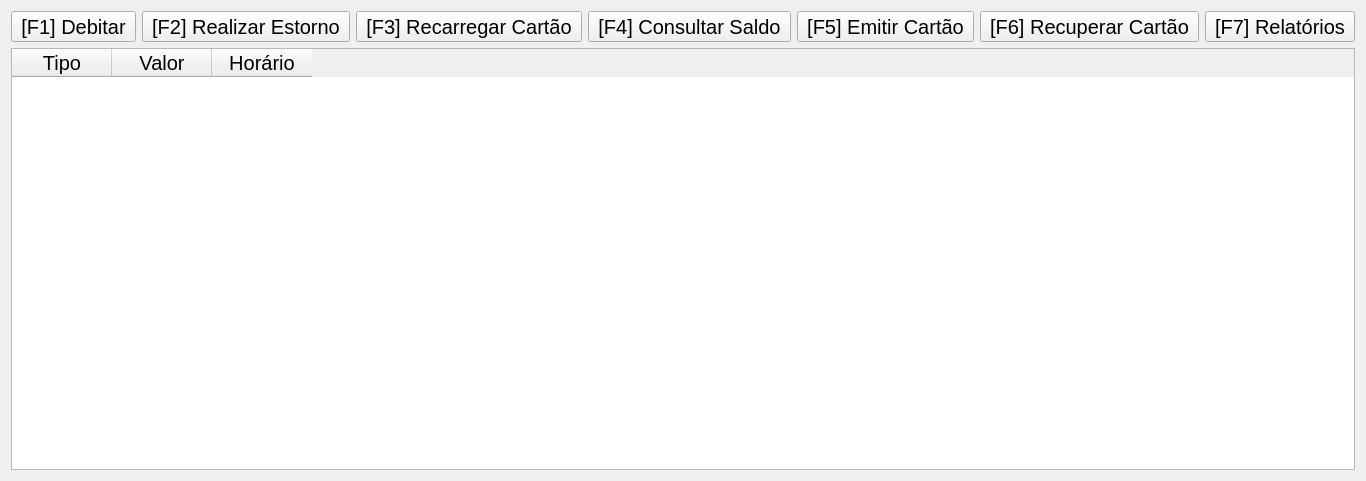
<?xml version="1.0" encoding="UTF-8"?>
<ui version="4.0">
 <class>MainWindow</class>
 <widget class="QMainWindow" name="MainWindow">
  <property name="geometry">
   <rect>
    <x>0</x>
    <y>0</y>
    <width>1260</width>
    <height>481</height>
   </rect>
  </property>
  <property name="windowTitle">
   <string>Mariana Cafeteria</string>
  </property>
  <widget class="QWidget" name="centralWidget">
   <layout class="QVBoxLayout" name="verticalLayout">
    <item>
     <layout class="QHBoxLayout" name="horizontalLayout">
      <item>
       <widget class="QToolButton" name="novaOperacao">
        <property name="sizePolicy">
         <sizepolicy hsizetype="MinimumExpanding" vsizetype="Fixed">
          <horstretch>0</horstretch>
          <verstretch>0</verstretch>
         </sizepolicy>
        </property>
        <property name="font">
         <font>
          <pointsize>15</pointsize>
         </font>
        </property>
        <property name="text">
         <string>[F1] Debitar</string>
        </property>
        <property name="icon">
         <iconset resource="recursos.qrc">
          <normaloff>:/images/view-financial-payment-mode.png</normaloff>:/images/view-financial-payment-mode.png</iconset>
        </property>
        <property name="iconSize">
         <size>
          <width>42</width>
          <height>42</height>
         </size>
        </property>
        <property name="shortcut">
         <string>F1</string>
        </property>
        <property name="toolButtonStyle">
         <enum>Qt::ToolButtonTextUnderIcon</enum>
        </property>
       </widget>
      </item>
      <item>
       <widget class="QToolButton" name="realizarEstorno">
        <property name="sizePolicy">
         <sizepolicy hsizetype="MinimumExpanding" vsizetype="Fixed">
          <horstretch>0</horstretch>
          <verstretch>0</verstretch>
         </sizepolicy>
        </property>
        <property name="font">
         <font>
          <pointsize>15</pointsize>
         </font>
        </property>
        <property name="text">
         <string>[F2] Realizar Estorno</string>
        </property>
        <property name="icon">
         <iconset resource="recursos.qrc">
          <normaloff>:/images/view-financial-transfer.png</normaloff>:/images/view-financial-transfer.png</iconset>
        </property>
        <property name="iconSize">
         <size>
          <width>42</width>
          <height>42</height>
         </size>
        </property>
        <property name="shortcut">
         <string>F2</string>
        </property>
        <property name="toolButtonStyle">
         <enum>Qt::ToolButtonTextUnderIcon</enum>
        </property>
       </widget>
      </item>
      <item>
       <widget class="QToolButton" name="recarregar">
        <property name="sizePolicy">
         <sizepolicy hsizetype="MinimumExpanding" vsizetype="Fixed">
          <horstretch>0</horstretch>
          <verstretch>0</verstretch>
         </sizepolicy>
        </property>
        <property name="font">
         <font>
          <pointsize>15</pointsize>
         </font>
        </property>
        <property name="text">
         <string>[F3] Recarregar Cartão</string>
        </property>
        <property name="icon">
         <iconset resource="recursos.qrc">
          <normaloff>:/images/view-bank-account-savings.png</normaloff>:/images/view-bank-account-savings.png</iconset>
        </property>
        <property name="iconSize">
         <size>
          <width>42</width>
          <height>42</height>
         </size>
        </property>
        <property name="shortcut">
         <string>F3</string>
        </property>
        <property name="toolButtonStyle">
         <enum>Qt::ToolButtonTextUnderIcon</enum>
        </property>
       </widget>
      </item>
      <item>
       <widget class="QToolButton" name="consultaSaldo">
        <property name="sizePolicy">
         <sizepolicy hsizetype="MinimumExpanding" vsizetype="Fixed">
          <horstretch>0</horstretch>
          <verstretch>0</verstretch>
         </sizepolicy>
        </property>
        <property name="font">
         <font>
          <pointsize>15</pointsize>
         </font>
        </property>
        <property name="text">
         <string>[F4] Consultar Saldo</string>
        </property>
        <property name="icon">
         <iconset resource="recursos.qrc">
          <normaloff>:/images/view-bank-account.png</normaloff>:/images/view-bank-account.png</iconset>
        </property>
        <property name="iconSize">
         <size>
          <width>42</width>
          <height>42</height>
         </size>
        </property>
        <property name="toolButtonStyle">
         <enum>Qt::ToolButtonTextUnderIcon</enum>
        </property>
       </widget>
      </item>
      <item>
       <widget class="QToolButton" name="emitirCartao">
        <property name="sizePolicy">
         <sizepolicy hsizetype="MinimumExpanding" vsizetype="Fixed">
          <horstretch>0</horstretch>
          <verstretch>0</verstretch>
         </sizepolicy>
        </property>
        <property name="font">
         <font>
          <pointsize>15</pointsize>
         </font>
        </property>
        <property name="text">
         <string>[F5] Emitir Cartão</string>
        </property>
        <property name="icon">
         <iconset resource="recursos.qrc">
          <normaloff>:/images/view-barcode-add.png</normaloff>:/images/view-barcode-add.png</iconset>
        </property>
        <property name="iconSize">
         <size>
          <width>42</width>
          <height>42</height>
         </size>
        </property>
        <property name="toolButtonStyle">
         <enum>Qt::ToolButtonTextUnderIcon</enum>
        </property>
       </widget>
      </item>
      <item>
       <widget class="QToolButton" name="recuperarCartao">
        <property name="sizePolicy">
         <sizepolicy hsizetype="MinimumExpanding" vsizetype="Fixed">
          <horstretch>0</horstretch>
          <verstretch>0</verstretch>
         </sizepolicy>
        </property>
        <property name="font">
         <font>
          <pointsize>15</pointsize>
         </font>
        </property>
        <property name="text">
         <string>[F6] Recuperar Cartão</string>
        </property>
        <property name="icon">
         <iconset resource="recursos.qrc">
          <normaloff>:/images/taxes-finances.png</normaloff>:/images/taxes-finances.png</iconset>
        </property>
        <property name="iconSize">
         <size>
          <width>42</width>
          <height>42</height>
         </size>
        </property>
        <property name="toolButtonStyle">
         <enum>Qt::ToolButtonTextUnderIcon</enum>
        </property>
       </widget>
      </item>
      <item>
       <widget class="QToolButton" name="relatorios">
        <property name="sizePolicy">
         <sizepolicy hsizetype="MinimumExpanding" vsizetype="Fixed">
          <horstretch>0</horstretch>
          <verstretch>0</verstretch>
         </sizepolicy>
        </property>
        <property name="font">
         <font>
          <pointsize>15</pointsize>
         </font>
        </property>
        <property name="text">
         <string>[F7] Relatórios</string>
        </property>
        <property name="icon">
         <iconset resource="recursos.qrc">
          <normaloff>:/images/kchart.png</normaloff>:/images/kchart.png</iconset>
        </property>
        <property name="iconSize">
         <size>
          <width>42</width>
          <height>42</height>
         </size>
        </property>
        <property name="toolButtonStyle">
         <enum>Qt::ToolButtonTextUnderIcon</enum>
        </property>
       </widget>
      </item>
     </layout>
    </item>
    <item>
     <widget class="QTableWidget" name="tableWidget">
      <property name="font">
       <font>
        <pointsize>15</pointsize>
       </font>
      </property>
      <attribute name="horizontalHeaderStretchLastSection">
       <bool>false</bool>
      </attribute>
      <attribute name="verticalHeaderVisible">
       <bool>false</bool>
      </attribute>
      <column>
       <property name="text">
        <string>Tipo</string>
       </property>
      </column>
      <column>
       <property name="text">
        <string>Valor</string>
       </property>
      </column>
      <column>
       <property name="text">
        <string>Horário</string>
       </property>
      </column>
     </widget>
    </item>
   </layout>
  </widget>
  <widget class="QMenuBar" name="menuBar">
   <property name="geometry">
    <rect>
     <x>0</x>
     <y>0</y>
     <width>1260</width>
     <height>22</height>
    </rect>
   </property>
  </widget>
 </widget>
 <layoutdefault spacing="6" margin="11"/>
 <resources>
  <include location="../recursos.qrc"/>
 </resources>
 <connections/>
</ui>
